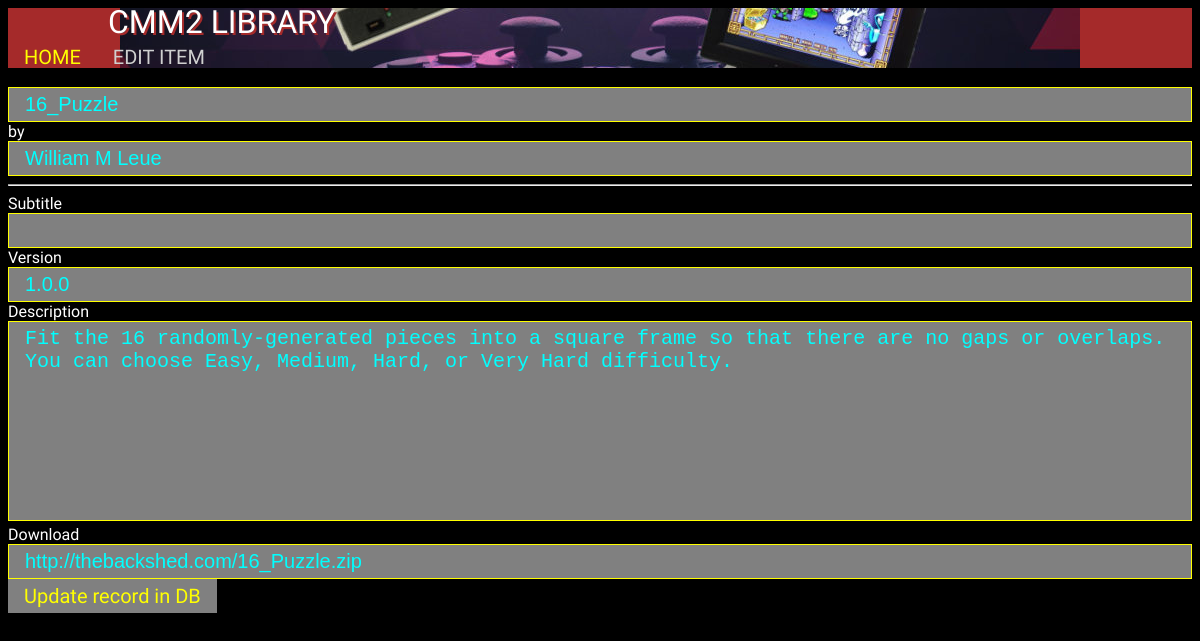
The app's page /editApp.php?id=93, older data.
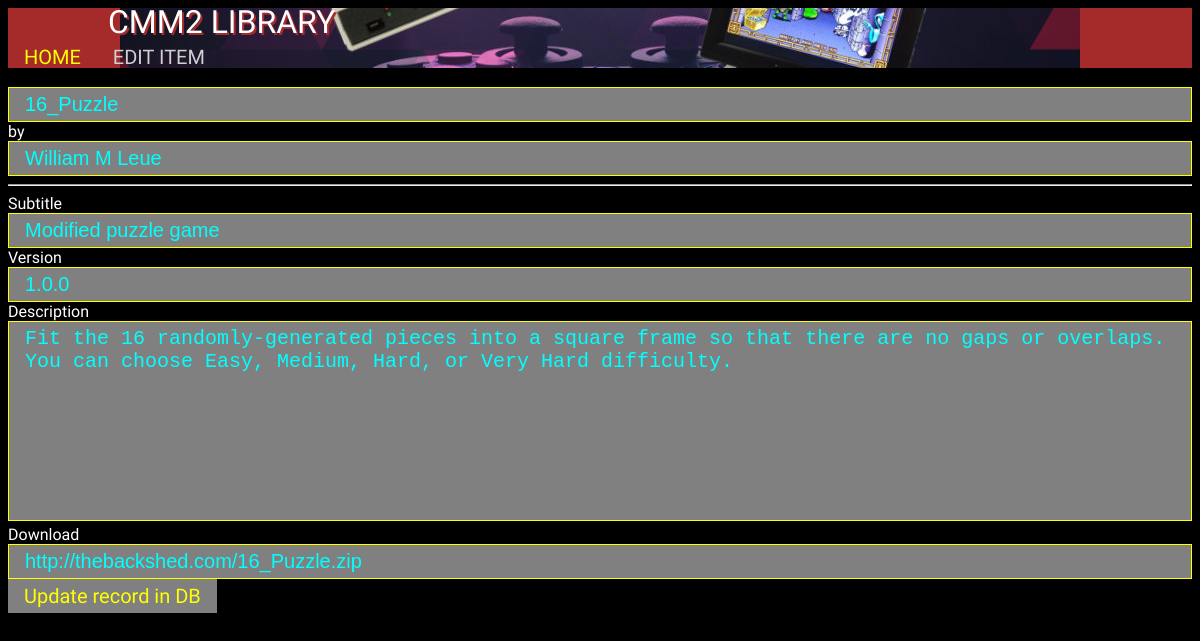
The same page, newer data.
### tables this page shows
CREATE TABLE IF NOT EXISTS `apps` (
  `id` int(11) NOT NULL AUTO_INCREMENT,
  `title` varchar(200) NOT NULL,
  `version` varchar(200) NOT NULL,
  `changed` timestamp NOT NULL DEFAULT CURRENT_TIMESTAMP,
  `author` int(11) NOT NULL DEFAULT '1',
  `scr_path` varchar(200) NOT NULL,
  `subtitle` varchar(200) NOT NULL,
  `description` varchar(2000) NOT NULL,
  `link` varchar(200) NOT NULL,
  `category` varchar(200) NOT NULL DEFAULT '1',
  `rating` int(11) NOT NULL DEFAULT '0',
  `enabled` tinyint(1) NOT NULL DEFAULT '1',
  PRIMARY KEY (`id`),
  KEY `title` (`title`,`changed`,`author`,`category`),
  KEY `title_2` (`title`),
  KEY `changed` (`changed`),
  KEY `category` (`category`)
);

CREATE TABLE IF NOT EXISTS `authors` (
  `id` int(11) NOT NULL AUTO_INCREMENT,
  `author` varchar(200) NOT NULL,
  `contact` varchar(200) DEFAULT NULL,
  `items` int(11) NOT NULL DEFAULT '0',
  PRIMARY KEY (`id`),
  UNIQUE KEY `author_4` (`author`),
  UNIQUE KEY `id` (`id`),
  UNIQUE KEY `id_2` (`id`),
  KEY `author` (`author`),
  KEY `author_2` (`author`),
  KEY `author_3` (`author`)
);

### editApp.php (the view, shortened to what this page needs)
<!DOCTYPE html>
<html>
<head>
</head>
<body>
<div class="navbar">
	<a href="index.php">HOME</a>
	<div>EDIT ITEM</div>
</div>
<div style="text-shadow: 2px 2px brown;font-family: 'Audiowide', sans-serif;line-height: 90%;padding-left: 100px;position: fixed; color: White; margin-top: -60px;font-size: 32px;">
CMM2 LIBRARY
</div>
	<?php
		if(isset($_GET['id']))
		{
			$id = intval($_GET['id']);
			$sql= "SELECT * FROM apps WHERE id=" . $id;
			$result = mysql_query($sql) or die('Query failed: ' . mysql_error());
			if ($result)
				if ($row = mysql_fetch_assoc($result))
				{
					$title = $row['title'];
					$subtitle = $row['subtitle'];
					$version = $row['version'];
					$description = $row['description'];
					$description = str_replace("<br>", "\n", $description);
					$description = str_replace("<p>", "\n\n", $description);
					$link = $row['link'];
					$author = '???';
					$sql= 'SELECT * FROM authors WHERE id=' . $row['author'];
					$result = mysql_query($sql) or die('Query failed: ' . mysql_error());
					if ($result)
						if ($row1 = mysql_fetch_assoc($result))
							$author = $row1['author'];
					echo '<br>';
					$cururi = $_SERVER['REQUEST_URI'];
					echo '<form name="editPrg" action="editExistingApp.php?id=' . $id . '&url=' . $cururi . '" onsubmit="return validateForm()" method="post" enctype="multipart/form-data">';
					echo '<input type="text" name="title" value="' . $title . '" readonly> by <input type="text" name="author" value="' . $author . '" readonly><br>';
					echo '<hr>';
					echo 'Subtitle<br><input type="text" name="subtitle" value="' . $subtitle . '"><br>';
					echo 'Version<br><input type="text" name="version" value="' . $version . '"><br>';
					echo 'Description<br><textarea name="description" rows="25" cols="80" style="resize:none">' . $description . '</textarea><br>';
					echo 'Download<br><input type="text" name="link" value="' . $link . '"><br>';
					echo '<input id="submit" type="submit" value="Update record in DB" onmouseover="submitOver()" onmouseout="submitOut()">';
					echo '</form>';
				}
  	}
  ?>
</body>
</html>

### editApp.php (style rules this page uses)
input[type=text] { background-color: gray; color: cyan; width: 100%; padding: 5px 16px; border: 1px solid yellow; box-sizing: border-box; font-size: 20px; }
textarea { width: 100%; height: 200px; padding: 5px 16px; box-sizing: border-box; border: 1px solid yellow; color: cyan; font-size: 20px; background-color: gray; resize: none; }
input[type="submit"] { background-color: gray; border: none; color: yellow; padding: 5px 16px; text-decoration: none; font-size: 20px; cursor: pointer; font-family: 'Audiowide', sans-serif; }
body { background-color: Black; color: White; font-family: 'Audiowide', sans-serif; }
.navbar { overflow: hidden; margin-right: 5px; background-image: url("banner.jpg"); background-repeat: no-repeat; background-size: auto; background-position: center; background-color: Brown; position: sticky; top: 0; height: 60px; width: 100%; }
.navbar a { float: left; display: fixed; color: yellow; text-align: center; margin-top: 32px; padding: 5px 16px; text-decoration: none; font-size: 20px; }
.navbar div { float: left; display: fixed; color: #d0d0d0; text-align: center; margin-top: 32px; padding: 5px 16px; text-decoration: none; font-size: 20px; }

Row changes from the older to the newer data that the page shows:
changed apps "16_Puzzle": subtitle (not shown) → "Modified puzzle game"
